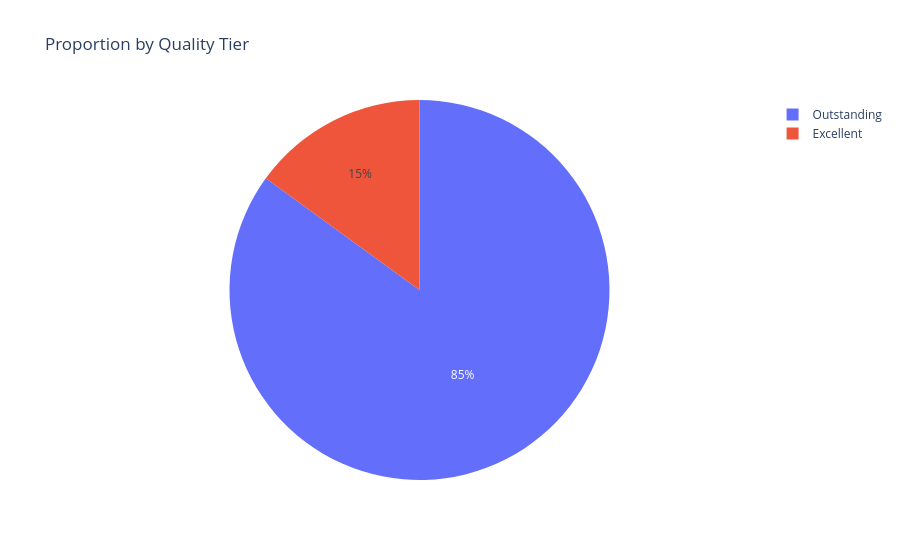

Source (notebook cell):
### Markdown cell above
#### Quality Tier Analysis

### Code cell
print("=== QUALITY TIER ANALYSIS ===\n")

tier_summary = get_score_summary(df)
display(tier_summary)

fig = px.pie(df, names='quality_tier', title="Proportion by Quality Tier")
fig.show()

### Figure 1 — Plotly figure (JSON) as saved in the notebook; plotly's stock layout.template omitted (floating-point values rounded to 4 significant figures)
{"data": [{"domain": {"x": [0, 1], "y": [0, 1]}, "hovertemplate": "quality_tier=%{label}<extra></extra>", "labels": ["Excellent", "Excellent", "Outstanding", "Excellent", "Outstanding", "Outstanding", "Outstanding", "Outstanding", "Outstanding", "Outstanding", "Excellent", "Outstanding", "Excellent", "Outstanding", "Outstanding", "Outstanding", "Outstanding", "Outstanding", "Outstanding", "Outstanding", "Outstanding", "Outstanding", "Outstanding", "Excellent", "Outstanding", "Outstanding", "Outstanding", "Excellent", "Outstanding", "Outstanding", "Outstanding", "Outstanding", "Outstanding", "Outstanding", "Outstanding", "Outstanding", "Outstanding", "Outstanding", "Outstanding", "Outstanding", "Outstanding", "Outstanding", "Outstanding", "Outstanding", "Outstanding", "Outstanding", "Outstanding", "Excellent", "Outstanding", "Outstanding", "Outstanding", "Outstanding", "Outstanding", "Outstanding", "Outstanding", "Outstanding", "Outstanding", "Excellent", "Outstanding", "Outstanding"], "legendgroup": "", "name": "", "showlegend": true, "type": "pie"}], "layout": {"legend": {"tracegroupgap": 0}, "title": {"text": "Proportion by Quality Tier"}}}
